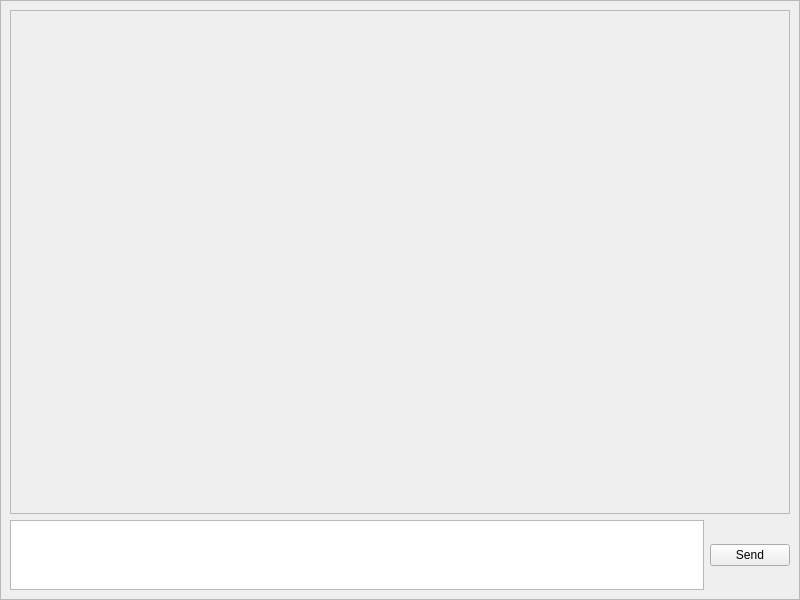
<?xml version="1.0" encoding="UTF-8"?>
<ui version="4.0">
 <class>Ai_Window</class>
 <widget class="QWidget" name="Ai_Window">
  <property name="geometry">
   <rect>
    <x>0</x>
    <y>0</y>
    <width>800</width>
    <height>600</height>
   </rect>
  </property>
  <property name="minimumSize">
   <size>
    <width>0</width>
    <height>1</height>
   </size>
  </property>
  <property name="windowTitle">
   <string>Ai_Window</string>
  </property>
  <layout class="QGridLayout" name="gridLayout_2">
   <property name="leftMargin">
    <number>0</number>
   </property>
   <property name="topMargin">
    <number>0</number>
   </property>
   <property name="rightMargin">
    <number>0</number>
   </property>
   <property name="bottomMargin">
    <number>0</number>
   </property>
   <property name="spacing">
    <number>0</number>
   </property>
   <item row="0" column="0">
    <widget class="QScrollArea" name="scrollArea">
     <property name="widgetResizable">
      <bool>true</bool>
     </property>
     <widget class="QWidget" name="scrollAreaWidgetContents">
      <property name="geometry">
       <rect>
        <x>0</x>
        <y>0</y>
        <width>798</width>
        <height>598</height>
       </rect>
      </property>
      <layout class="QGridLayout" name="gridLayout">
       <item row="0" column="0">
        <layout class="QVBoxLayout" name="verticalLayout">
         <item>
          <widget class="QScrollArea" name="scrollArea_2">
           <property name="widgetResizable">
            <bool>true</bool>
           </property>
           <widget class="QWidget" name="scrollAreaWidgetContents_2">
            <property name="geometry">
             <rect>
              <x>0</x>
              <y>0</y>
              <width>776</width>
              <height>498</height>
             </rect>
            </property>
            <layout class="QGridLayout" name="gridLayout_3">
             <item row="0" column="0">
              <widget class="QLabel" name="label">
               <property name="enabled">
                <bool>true</bool>
               </property>
               <property name="sizePolicy">
                <sizepolicy hsizetype="Expanding" vsizetype="Expanding">
                 <horstretch>0</horstretch>
                 <verstretch>0</verstretch>
                </sizepolicy>
               </property>
               <property name="minimumSize">
                <size>
                 <width>0</width>
                 <height>0</height>
                </size>
               </property>
               <property name="text">
                <string/>
               </property>
               <property name="textFormat">
                <enum>Qt::TextFormat::AutoText</enum>
               </property>
               <property name="scaledContents">
                <bool>false</bool>
               </property>
               <property name="wordWrap">
                <bool>true</bool>
               </property>
               <property name="margin">
                <number>5</number>
               </property>
               <property name="indent">
                <number>-1</number>
               </property>
               <property name="openExternalLinks">
                <bool>false</bool>
               </property>
              </widget>
             </item>
            </layout>
           </widget>
          </widget>
         </item>
         <item>
          <layout class="QHBoxLayout" name="horizontalLayout">
           <item>
            <widget class="QTextEdit" name="textEdit">
             <property name="sizePolicy">
              <sizepolicy hsizetype="Expanding" vsizetype="Preferred">
               <horstretch>0</horstretch>
               <verstretch>0</verstretch>
              </sizepolicy>
             </property>
            </widget>
           </item>
           <item>
            <widget class="QPushButton" name="pushButton">
             <property name="text">
              <string>Send</string>
             </property>
            </widget>
           </item>
          </layout>
         </item>
        </layout>
       </item>
      </layout>
     </widget>
    </widget>
   </item>
  </layout>
 </widget>
 <resources/>
 <connections>
  <connection>
   <sender>pushButton</sender>
   <signal>clicked()</signal>
   <receiver>Ai_Window</receiver>
   <slot>sendRequest()</slot>
   <hints>
    <hint type="sourcelabel">
     <x>750</x>
     <y>261</y>
    </hint>
    <hint type="destinationlabel">
     <x>748</x>
     <y>623</y>
    </hint>
   </hints>
  </connection>
 </connections>
 <slots>
  <slot>sendRequest()</slot>
 </slots>
</ui>
